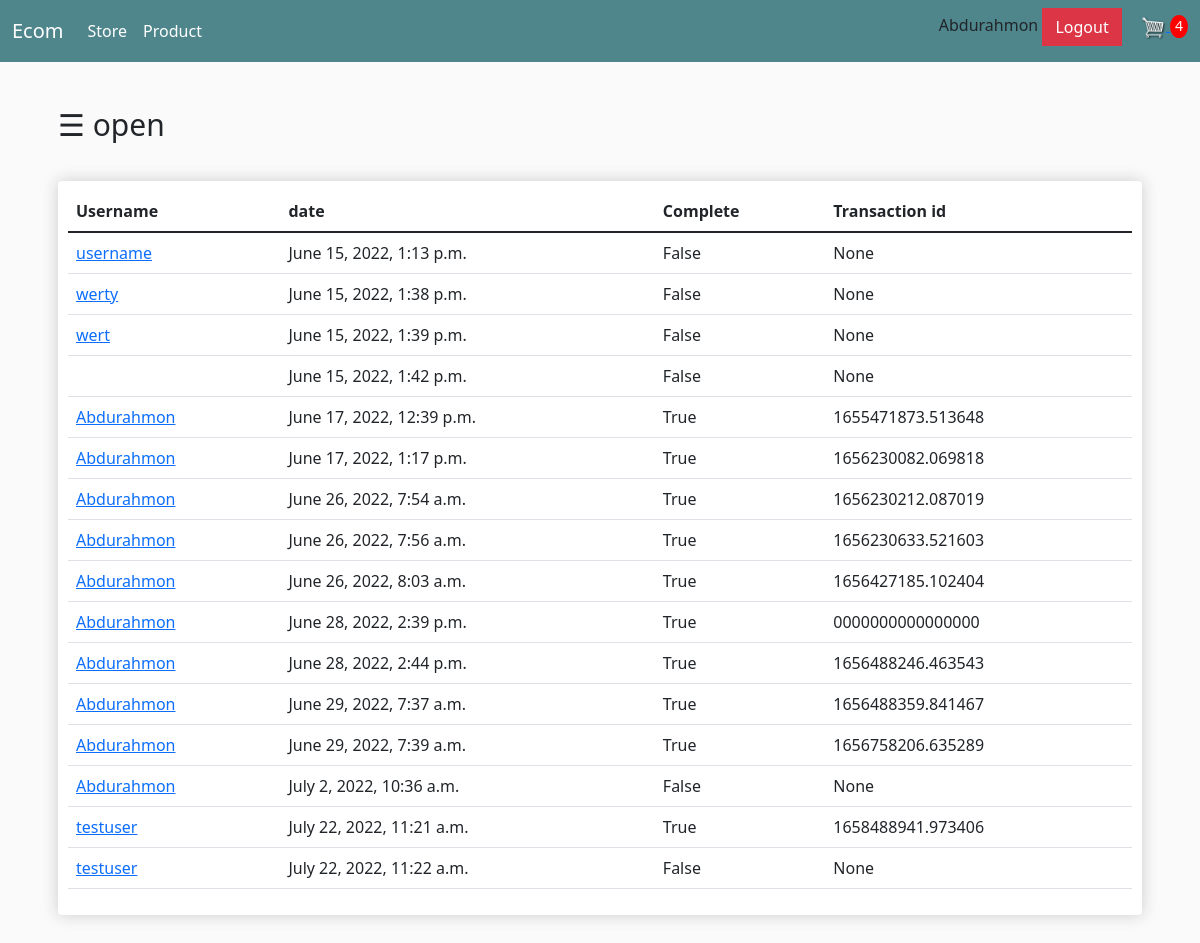
/order/ (signed in), run on the app's committed database.
### store/models.py (models this page shows, shortened)
class Order(models.Model):
    customer = models.ForeignKey(Customer, on_delete=models.SET_NULL, null=True, blank=True)
    date_ordered = models.DateTimeField(auto_now_add=True)
    complete = models.BooleanField(default=False)
    transaction_id = models.CharField(max_length=100, null=True)
    @property
    def get_cart_total(self):
        orderitems = self.orderitem_set.all()
        total = sum([item.get_total for item in orderitems])
        return total
    @property
    def get_cart_item(self):
        orderitems = self.orderitem_set.all()
        total = sum([item.quantity for item in orderitems])
        return total

class Customer(models.Model):
    user = models.OneToOneField(User, null=True, blank=True, on_delete=models.CASCADE, related_name="customer")
    name = models.CharField(max_length=200, null=True)
    email = models.CharField(max_length=200, null=True)

### store/views.py (the view)
# urls.py: path('order/', views.order, name='order'),
def order(request):
    data = cartData(request)
    cartItems = data['cartItems']
    orders = Order.objects.all()
    order_total = data['order']
    context = {'orders': orders, 'cartItems': cartItems, 'order_total': order_total}
    return render(request, 'order.html', context)

### store/models.py (called while the page is built)
    @property
    def get_total(self):
        total = self.product.price * self.quantity
        return total

### store/utils.py (called while the page is built)
def cartData(request):
    if request.user.is_authenticated:  # agar ro'yxatdan o'tgan foydalanuvchi bo'lsa pasdagilar bajariladi
        customer = request.user.customer
        order, created = Order.objects.get_or_create(customer=customer, complete=False)
        items = order.orderitem_set.all()
        cartItems = order.get_cart_item
    else:
        cookieData = cookieCart(request)
        cartItems = cookieData['cartItems']
        order = cookieData['order']
        items = cookieData['items']
    return {'cartItems': cartItems, 'order': order, 'items': items}

### store/templates/order.html
{% extends 'manage_admin.html' %}
{% load static %}
{% block content1 %}
<div class="row">
    <div class="col-lg-12">
        <br>
        <div class="box-element mb-5">
            <div class="table-responsive">
                <table class="table">
                    <thead>
                    <tr>
                        <th scope="col">Username</th>
                        <th scope="col">date </th>
                        <th scope="col">Complete</th>
                        <th scope="col">Transaction id</th>
                    </tr>
                    </thead>
                    <tbody>
                    {% for order in orders %}
                    <tr>
                        <td><a href="{% url 'customer' %}">{{ order.customer.name }}</a></td>
                        <td>{{ order.date_ordered }}</td>
                        <td>{{ order.complete }}</td>
                        <td>{{ order.transaction_id }}</td>
                    </tr>
                    {% endfor %}
                    </tbody>
                </table>
            </div>
        </div>
    </div>
</div>
{% endblock content1 %}

### store/templates/store/main.html (shortened to what this page needs)
<!DOCTYPE html>
{% load static %}
<html lang="en">
<head>
    <link href="https://cdn.jsdelivr.net/npm/bootstrap@5.1.3/dist/css/bootstrap.min.css" rel="stylesheet">
    <link rel="stylesheet" type="text/css" href="{% static 'css/main.css' %}">
    <link rel="stylesheet" type="text/css" href="https://cdnjs.cloudflare.com/ajax/libs/font-awesome/6.1.1/css/all.min.css">
</head>
<body>
<nav class="navbar navbar-expand-lg navbar-dark bg-dark">
  <div class="container-fluid">
    <a class="navbar-brand" href="{% url 'store' %}">Ecom</a>
    <div class="collapse navbar-collapse" id="navbarSupportedContent">
      <ul class="navbar-nav me-auto mb-2 mb-lg-0">
        <li class="nav-item">
          <a class="nav-link active" aria-current="page" href="{% url 'store' %}">Store</a>
        </li>
          {% if user.is_superuser %}
        <li class="nav-item">
          <a class="nav-link active" aria-current="page" href="{% url 'products' %}">Product</a>
        </li>
          {% endif %}
      </ul>
        <div class="form-inline my-2 my-lg-0">
          {% if user.is_authenticated %}
            {{ user.username | title }}
          <a href="{% url 'logout_user' %}"class="btn btn-danger">Logout</a>
          {% else %}
	      <a href="{% url 'login_user' %}"class="btn btn-warning">Login</a>
          <a href="{% url 'signup' %}"class="btn btn-warning">Signup</a>
          {% endif %}
	      <a href="{% url 'cart' %}">
	      	<img  id="cart-icon" src="{% static 'images/cart.png' %}">
	      </a>
	      <p id="cart-total">{{cartItems}}</p>
	    </div>
    </div>
  </div>
</nav>
<div class="container">
    <br>
    {%block content%}
    {%endblock content%}
</div>
</body>
</html>

### static/css/main.css (style rules this page uses)
body { background-color: hsl(0, 0%, 98%); }
.box-element { box-shadow:hsl(0, 0%, 80%) 0 0 16px; background-color: #fff; border-radius: 4px; padding: 10px; }
.bg-dark { background-color: #4f868c!important; }
#cart-icon { width:25px; display: inline-block; margin-left: 15px; }
#cart-total { display: inline-block; text-align: center; color:#fff; background-color: red; width: 18px; height: 23px; border-radius: 50%; font-size: 14px; }
.col-lg-4, .col-lg-6, .col-lg-8, .col-lg-12 { margin-top: 10px; }
.btn { border-radius: 0; }

### data on the page
Order: customer.name "username", date_ordered "June 15, 2022, 1:13 p.m.", complete "False", transaction_id "None"
Order: customer.name "werty", date_ordered "June 15, 2022, 1:38 p.m.", complete "False", transaction_id "None"
Order: customer.name "wert", date_ordered "June 15, 2022, 1:39 p.m.", complete "False", transaction_id "None"
Order: date_ordered "June 15, 2022, 1:42 p.m.", complete "False", transaction_id "None"
Order: customer.name "Abdurahmon", date_ordered "June 17, 2022, 12:39 p.m.", complete "True", transaction_id "1655471873.513648"
Order: customer.name "Abdurahmon", date_ordered "June 17, 2022, 1:17 p.m.", complete "True", transaction_id "1656230082.069818"
Order: customer.name "Abdurahmon", date_ordered "June 26, 2022, 7:54 a.m.", complete "True", transaction_id "1656230212.087019"
Order: customer.name "Abdurahmon", date_ordered "June 26, 2022, 7:56 a.m.", complete "True", transaction_id "1656230633.521603"
Order: customer.name "Abdurahmon", date_ordered "June 26, 2022, 8:03 a.m.", complete "True", transaction_id "1656427185.102404"
Order: customer.name "Abdurahmon", date_ordered "June 28, 2022, 2:39 p.m.", complete "True", transaction_id "0000000000000000"
Order: customer.name "Abdurahmon", date_ordered "June 28, 2022, 2:44 p.m.", complete "True", transaction_id "1656488246.463543"
Order: customer.name "Abdurahmon", date_ordered "June 29, 2022, 7:37 a.m.", complete "True", transaction_id "1656488359.841467"
Order: customer.name "Abdurahmon", date_ordered "June 29, 2022, 7:39 a.m.", complete "True", transaction_id "1656758206.635289"
Order: customer.name "Abdurahmon", date_ordered "July 2, 2022, 10:36 a.m.", complete "False", transaction_id "None"
Order: customer.name "testuser", date_ordered "July 22, 2022, 11:21 a.m.", complete "True", transaction_id "1658488941.973406"
Order: customer.name "testuser", date_ordered "July 22, 2022, 11:22 a.m.", complete "False", transaction_id "None"

### other printed values
{{ user.username | title }} "Abdurahmon"
{{ cartItems }} "4"
